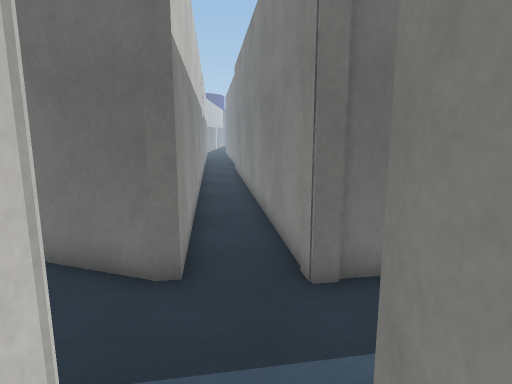
[1] (above)

16 first-person views from a walk through a Unity game level. The camera is 1.4 m above the floor, tilts 10° down and sees 75° across. The floor is counted in squares, 0.5 m on a side. Each view is taken from the middle of a square. On the plan, view 1 faces up. The plan holds only what a view shows up to about 20 squares ahead; the rest is blank. The place goes on beyond the plan. Surface patterns are stand-ins for the level's own textures.

[2]
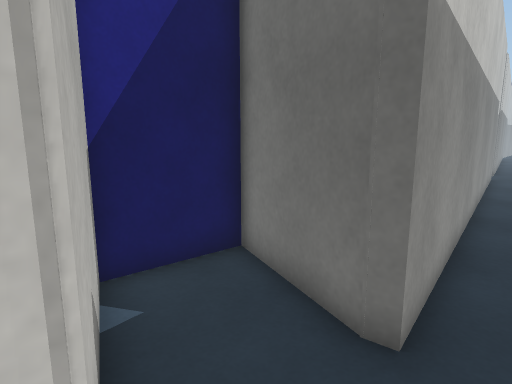

[3]
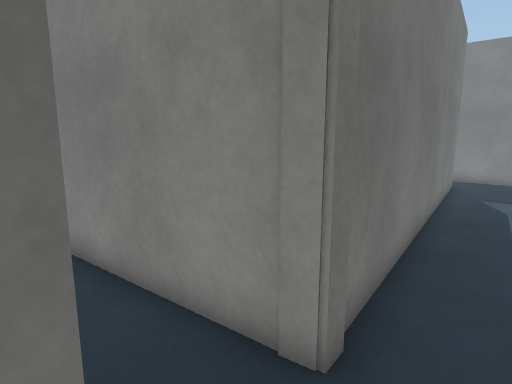

[4]
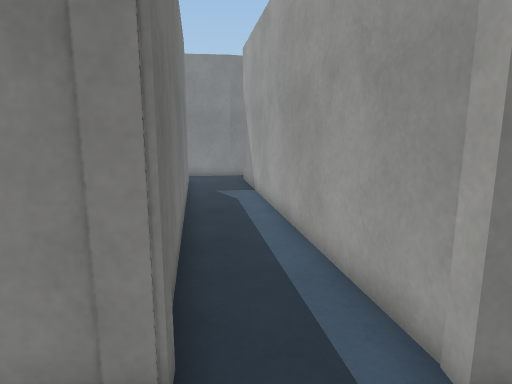

[5]
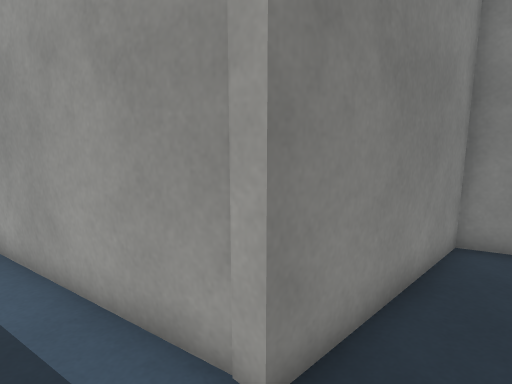

[6]
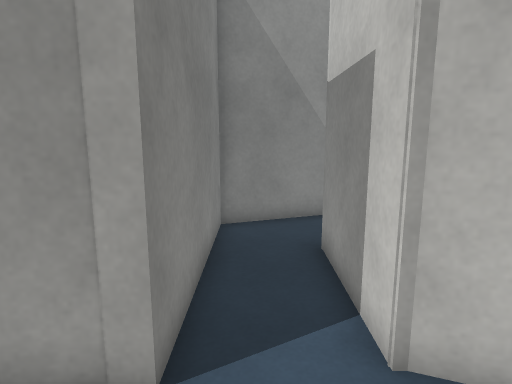

[7]
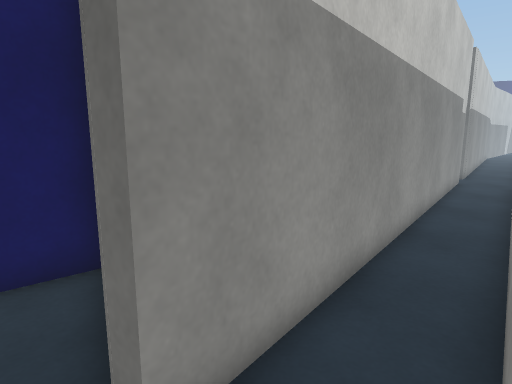

[8]
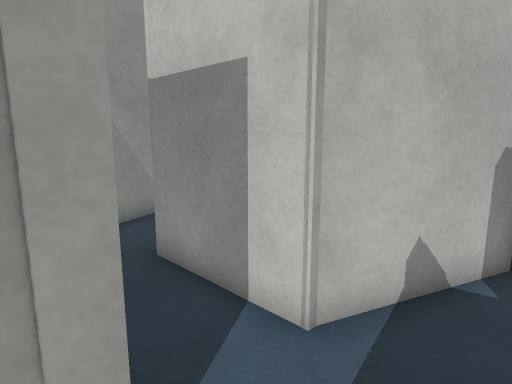

[9]
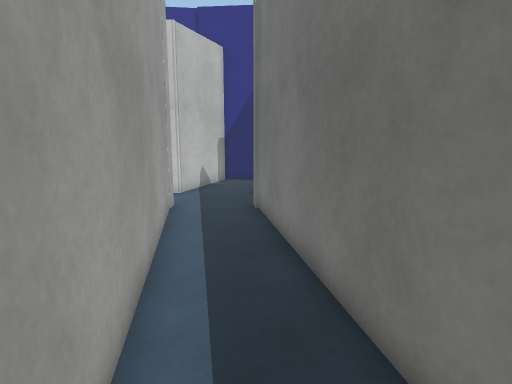

[10]
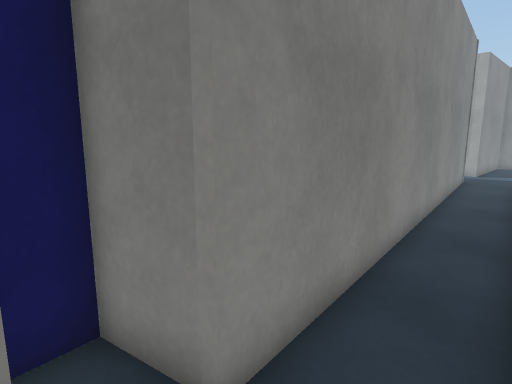

[11]
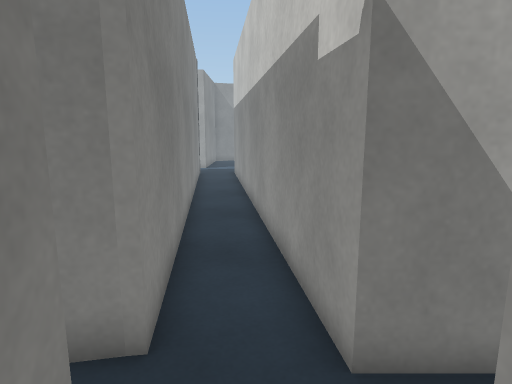

[12]
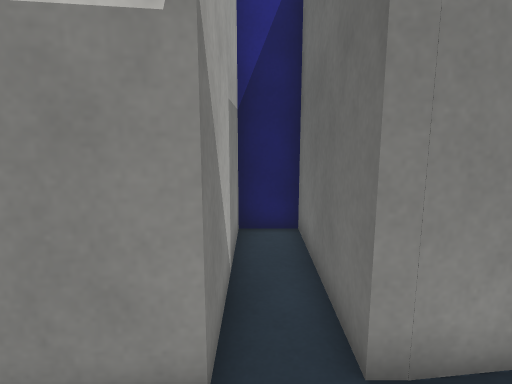

[13]
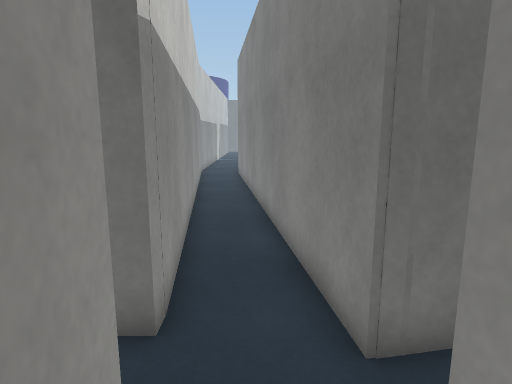

[14]
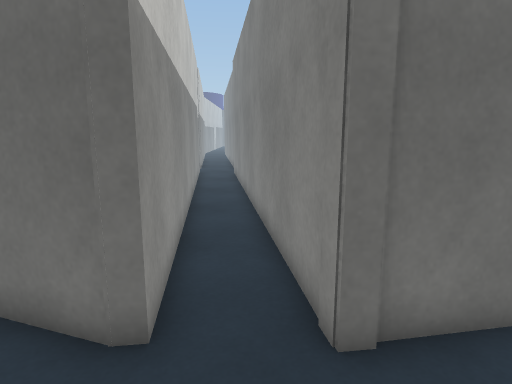

[15]
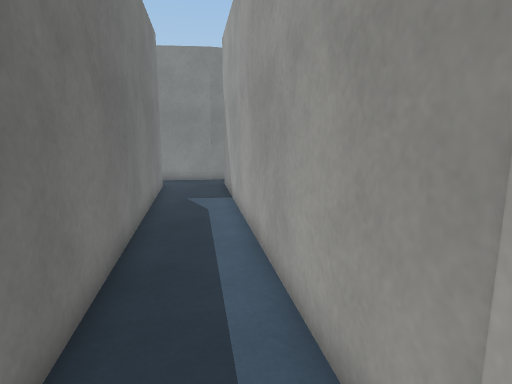

[16]
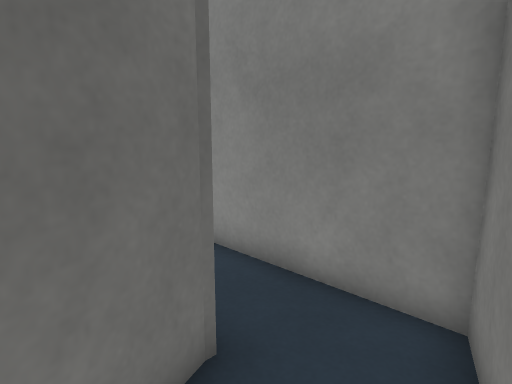

### Floor plan
Points are (right, up) in squares from view 1. A wall is a line through its corners. A room is listed if a view was taken in it or the views show most of it. See-through windows are left out.
Room 1 (views 1, 2, 3, 4, 5, 6, 7, 8, 9, 14, 15, 16)
walls: (1.6, 2.7) (14.6, 5.1); (-2.5, 14.2) (-1.4, 6.1) (-1.9, 6) (-6, 7.5) (-6.3, 4.1) (-1.6, 2.4) (-1.6, -1.8) (-3.9, -2.7); (-3.7, -5.8) (1.1, -4.1) (1.1, 2.8) (1.6, 2.8); (14.5, 8.4) (1, 6) (-0.1, 14.6)
ways out: opening at (-1, 15) to room 3
Room 2 (views 10, 11, 12, 13)
walls: (-4.4, 28.9) (-4.4, 28.3) (-10.6, 28.3) (-10.6, 26.5) (-4.1, 26.5) (-3.4, 21.3); (-0.4, 28) (-1.6, 27.7) (-2.6, 35.5); (-1, 21.7) (-1.6, 26.1) (0.5, 26.5) (0.4, 27.7); (-5.3, 35.5) (-4.4, 28.7)
ways out: opening at (-2, 22) to room 3
Room 3 (no view inside)
walls: (-0.1, 14.6) (-1, 21.7); (-3.4, 21.3) (-2.5, 14.2)
ways out: opening at (-1, 15) to room 1; opening at (-2, 22) to room 2

Where each view was taken, in squares from view 1:
view 1: 0 up, 0 right, facing up
view 2: 2 up, 0 right, facing up-left
view 3: 4 up, 2 left, facing up-right
view 4: 5 up, 2 left, facing right
view 5: 5 up, 1 left, facing down-right
view 6: 6 up, 0 right, facing down
view 7: 5 up, 1 right, facing up-left
view 8: 5 up, 2 right, facing down-left
view 9: 6 up, 14 right, facing left
view 10: 28 up, 4 left, facing down-right
view 11: 30 up, 3 left, facing down
view 12: 27 up, 1 left, facing left
view 13: 24 up, 3 left, facing up
view 14: 2 up, 0 right, facing up
view 15: 4 up, 0 right, facing right
view 16: 5 down, 4 left, facing up-right
